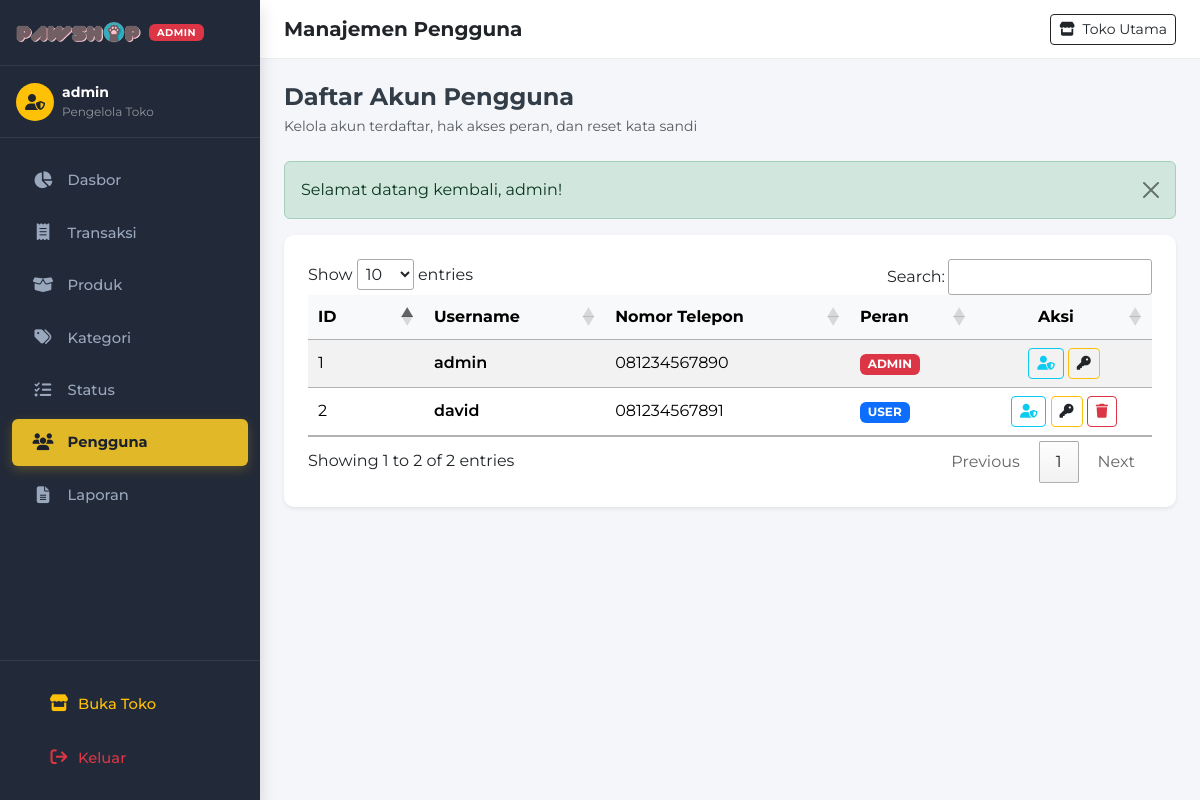
The page /admin/users.php (signed in) on the database its author committed.
### tables this page shows
CREATE TABLE IF NOT EXISTS `users` (
  `id` int(11) NOT NULL AUTO_INCREMENT,
  `username` varchar(50) NOT NULL,
  `password` varchar(255) NOT NULL,
  `phone_number` varchar(30) DEFAULT NULL,
  `remember_token` varchar(255) DEFAULT '',
  `privilege` varchar(20) NOT NULL DEFAULT 'user',
  PRIMARY KEY (`id`),
  UNIQUE KEY `username` (`username`)
);

### src/AuthService.php (called while the page is built, shortened)
<?php
class AuthService
{
    public static function getUserById(int $userId): ?array
    {
        return Database::fetchOne("SELECT id, username, phone_number, privilege FROM users WHERE id = ?", [$userId]);
    }
    public static function getAllUsers(): array
    {
        return Database::query("SELECT id, username, phone_number, privilege FROM users ORDER BY id ASC");
    }
    public static function getCurrentUserId(): ?int
    {
        return isset($_SESSION['userid']) ? (int)$_SESSION['userid'] : null;
    }
    public static function getCurrentUser(): ?array
    {
        $id = self::getCurrentUserId();
        return $id ? self::getUserById($id) : null;
    }
}

### src/Database.php (called while the page is built, shortened)
<?php
class Database
{
    private static ?Database $instance = null;
    private function __construct()
    {
        $host = getenv('DB_HOST') ?: 'localhost';
        $user = getenv('DB_USER') ?: 'root';
        $pass = getenv('DB_PASS') !== false ? getenv('DB_PASS') : '';
        $name = getenv('DB_NAME') ?: 'pawshop';
        $port = getenv('DB_PORT') ? (int)getenv('DB_PORT') : 3306;
        if (extension_loaded('pdo_mysql')) {
            $dsn = "mysql:host={$host};port={$port};dbname={$name};charset=utf8mb4";
            $options = [
                PDO::ATTR_ERRMODE            => PDO::ERRMODE_EXCEPTION,
                PDO::ATTR_DEFAULT_FETCH_MODE => PDO::FETCH_ASSOC,
                PDO::ATTR_EMULATE_PREPARES   => false,
            ];
            try {
                $this->pdo = new PDO($dsn, $user, $pass, $options);
                $this->usePdo = true;
                return;
            } catch (PDOException $e) {
            }
        }
        die("Database connection failed: Neither PDO (pdo_mysql) nor MySQLi extension is installed.");
    }
    public static function getInstance(): Database
    {
        if (self::$instance === null) {
            self::$instance = new self();
        }
        return self::$instance;
    }
    public static function query(string $sql, array $params = []): array
    {
        $db = self::getInstance();
        if ($db->usePdo && $db->pdo) {
            $stmt = $db->pdo->prepare($sql);
            $stmt->execute($params);
            return $stmt->fetchAll();
        }
        return [];
    }
    public static function fetchOne(string $sql, array $params = []): ?array
    {
        $db = self::getInstance();
        if ($db->usePdo && $db->pdo) {
            $stmt = $db->pdo->prepare($sql);
            $stmt->execute($params);
            $res = $stmt->fetch();
            return $res ?: null;
        }
        return null;
    }
}

### config/database.php (called while the page is built, shortened)
<?php
spl_autoload_register(function ($class) {
    $prefix = 'App\\';
    $base_dir = ROOT_PATH . '/src/';
    $len = strlen($prefix);
    $relative_class = substr($class, $len);
    $file = $base_dir . str_replace('\\', '/', $relative_class) . '.php';
});
require_once ROOT_PATH . '/src/helpers.php';

### admin/users.php (the view, shortened to what this page needs)
<?php
require_once __DIR__ . '/../config/database.php';
$currentUserId = AuthService::getCurrentUserId();
$users = AuthService::getAllUsers();
include __DIR__ . '/../includes/admin-header.php';
?>
<div class="d-flex justify-content-between align-items-center mb-4">
  <div>
    <h4 class="fw-bold mb-1">Daftar Akun Pengguna</h4>
    <p class="text-muted small mb-0">Kelola akun terdaftar, hak akses peran, dan reset kata sandi</p>
  </div>
</div>
<?= render_flash() ?>
<div class="card shadow-sm border-0">
  <div class="card-body p-4">
    <div class="table-responsive">
      <table class="table table-striped table-hover align-middle mb-0" id="usersDataTables">
        <thead class="table-light">
          <tr>
            <th style="width: 80px;">ID</th>
            <th>Username</th>
            <th>Nomor Telepon</th>
            <th>Peran</th>
            <th style="width: 140px;" class="text-center">Aksi</th>
          </tr>
        </thead>
        <tbody>
          <?php foreach ($users as $row): ?>
            <tr>
              <td><?= $row['id']; ?></td>
              <td class="fw-semibold"><?= htmlspecialchars($row['username']); ?></td>
              <td><?= htmlspecialchars($row['phone_number'] ?? '-'); ?></td>
              <td>
                <span class="badge <?= ($row['privilege'] === 'admin') ? 'bg-danger' : 'bg-primary' ?>">
                  <?= strtoupper($row['privilege']); ?>
                </span>
              </td>
              <td class="text-center">
                <button type="button" class="btn btn-sm btn-outline-info" data-bs-toggle="modal" data-bs-target="#editUsers" data-id="<?= $row['id']; ?>" title="Ubah Peran">
                  <i class="fa-solid fa-user-shield"></i>
                </button>
                <button type="button" class="btn btn-sm btn-outline-warning text-dark" data-bs-toggle="modal" data-bs-target="#editPasswordUsers" data-id="<?= $row['id']; ?>" title="Reset Password">
                  <i class="fa-solid fa-key"></i>
                </button>
                <?php if ((int)$row['id'] !== (int)$currentUserId): ?>
                  <button type="button" class="btn btn-sm btn-outline-danger" data-bs-toggle="modal" data-bs-target="#deleteUsers" data-id="<?= $row['id']; ?>" title="Hapus Pengguna">
                    <i class="fa-solid fa-trash"></i>
                  </button>
                <?php endif; ?>
              </td>
            </tr>
          <?php endforeach; ?>
        </tbody>
      </table>
    </div>
  </div>
</div>
<?php include __DIR__ . '/../includes/admin-footer.php'; ?>

### includes/admin-sidebar.php (shortened to what this page needs)
<?php
$cur = basename($_SERVER['PHP_SELF']);
$adminUser = \App\AuthService::getCurrentUser();
?>
<aside class="admin-sidebar shadow" id="adminSidebar">
  <div class="sidebar-brand d-flex align-items-center justify-content-between">
    <a href="<?= BASE_URL ?>admin/index.php" class="d-flex align-items-center gap-2 text-decoration-none text-nowrap">
      <img src="<?= BASE_URL ?>assets/images/brand/logo.png" style="height: 25px; max-width: 125px; object-fit: contain;" alt="Pawshop">
      <span class="badge bg-danger text-uppercase px-2 py-1 flex-shrink-0" style="font-size: 0.62rem; letter-spacing: 0.5px; font-weight: 700;">ADMIN</span>
    </a>
  </div>
  <div class="px-3 py-3 border-bottom border-secondary border-opacity-25 d-flex align-items-center gap-2">
    <div class="bg-warning text-dark rounded-circle d-flex align-items-center justify-content-center fw-bold flex-shrink-0" style="width: 38px; height: 38px;">
      <i class="fa-solid fa-user-shield"></i>
    </div>
    <div class="overflow-hidden">
      <div class="text-white fw-bold text-truncate small"><?= htmlspecialchars($adminUser['username'] ?? 'Administrator') ?></div>
      <div class="text-white-50" style="font-size: 0.75rem;">Pengelola Toko</div>
    </div>
  </div>
  <nav class="mt-3 flex-grow-1">
    <ul class="nav flex-column">
      <li class="nav-item">
        <a class="nav-link <?= ($cur == 'index.php') ? 'active' : '' ?>" href="<?= BASE_URL ?>admin/index.php">
          <i class="fa-solid fa-chart-pie"></i>
          <span>Dasbor</span>
        </a>
      </li>
      <li class="nav-item">
        <a class="nav-link <?= ($cur == 'transactions.php') ? 'active' : '' ?>" href="<?= BASE_URL ?>admin/transactions.php">
          <i class="fa-solid fa-receipt"></i>
          <span>Transaksi</span>
        </a>
      </li>
      <li class="nav-item">
        <a class="nav-link <?= ($cur == 'products.php') ? 'active' : '' ?>" href="<?= BASE_URL ?>admin/products.php">
          <i class="fa-solid fa-box-open"></i>
          <span>Produk</span>
        </a>
      </li>
      <li class="nav-item">
        <a class="nav-link <?= ($cur == 'categories.php') ? 'active' : '' ?>" href="<?= BASE_URL ?>admin/categories.php">
          <i class="fa-solid fa-tags"></i>
          <span>Kategori</span>
        </a>
      </li>
      <li class="nav-item">
        <a class="nav-link <?= ($cur == 'statuses.php') ? 'active' : '' ?>" href="<?= BASE_URL ?>admin/statuses.php">
          <i class="fa-solid fa-list-check"></i>
          <span>Status</span>
        </a>
      </li>
      <li class="nav-item">
        <a class="nav-link <?= ($cur == 'users.php') ? 'active' : '' ?>" href="<?= BASE_URL ?>admin/users.php">
          <i class="fa-solid fa-users"></i>
          <span>Pengguna</span>
        </a>
      </li>
      <li class="nav-item">
        <a class="nav-link <?= ($cur == 'reports.php') ? 'active' : '' ?>" href="<?= BASE_URL ?>admin/reports.php">
          <i class="fa-solid fa-file-lines"></i>
          <span>Laporan</span>
        </a>
      </li>
    </ul>
  </nav>
  <div class="p-3 border-top border-secondary border-opacity-25 mt-auto">
    <a href="<?= BASE_URL ?>index.php" target="_blank" class="nav-link mb-2 text-warning d-flex align-items-center gap-2">
      <i class="fa-solid fa-store"></i>
      <span>Buka Toko</span>
    </a>
    <a href="<?= BASE_URL ?>auth/logout.php" class="nav-link text-danger d-flex align-items-center gap-2">
      <i class="fa-solid fa-arrow-right-from-bracket"></i>
      <span>Keluar</span>
    </a>
  </div>
</aside>

### assets/css/style.css (style rules this page uses)
:root { --pawshop-primary: #e0b828; --pawshop-primary-hover: #cfa517; --pawshop-dark: #293144; --pawshop-navy: #293144; --pawshop-dark-hover: #1e2433; --pawshop-sidebar: #222938; --pawshop-sidebar-active: #2e374b; --pawshop-sidebar-text: #9aa8bd; --pawshop-sidebar-hover: #2b3447; --pawshop-blue: #20639b; --pawshop-coral: #ed553b; --pawshop-teal: #3caea3; --pawshop-yellow: #f6d55c; --pawshop-bg: #f8f9fc; }
body { font-family: 'Montserrat', -apple-system, BlinkMacSystemFont, "Segoe UI", Roboto, sans-serif; color: #333d47; background-color: var(--pawshop-bg); }
.card { border-radius: 10px; border: 1px solid rgba(0,0,0,0.06); transition: transform 0.2s ease, box-shadow 0.2s ease; }
.admin-sidebar { width: 260px; background-color: var(--pawshop-sidebar); color: var(--pawshop-sidebar-text); flex-shrink: 0; display: flex; flex-direction: column; transition: all 0.3s ease; z-index: 1030; }
.admin-sidebar .sidebar-brand { padding: 1.25rem 1rem; border-bottom: 1px solid rgba(255, 255, 255, 0.08); }
.admin-sidebar .nav-link { color: var(--pawshop-sidebar-text); padding: 0.75rem 1.25rem; font-weight: 500; font-size: 0.92rem; display: flex; align-items: center; gap: 0.85rem; border-radius: 6px; margin: 0.2rem 0.75rem; transition: all 0.15s ease-in-out; }
.admin-sidebar .nav-link.active { background-color: var(--pawshop-primary); color: #1a202c !important; font-weight: 700; box-shadow: 0 4px 12px rgba(224, 184, 40, 0.25); }
.admin-sidebar .nav-link i { font-size: 1.05rem; width: 22px; text-align: center; }

### rows shown on the page
users: username "admin", id "1", phone_number "081234567890", privilege "ADMIN"
users: id "2", username "david", phone_number "081234567891", privilege "USER"

### other values the page prints
$pageTitle "Manajemen Pengguna"
